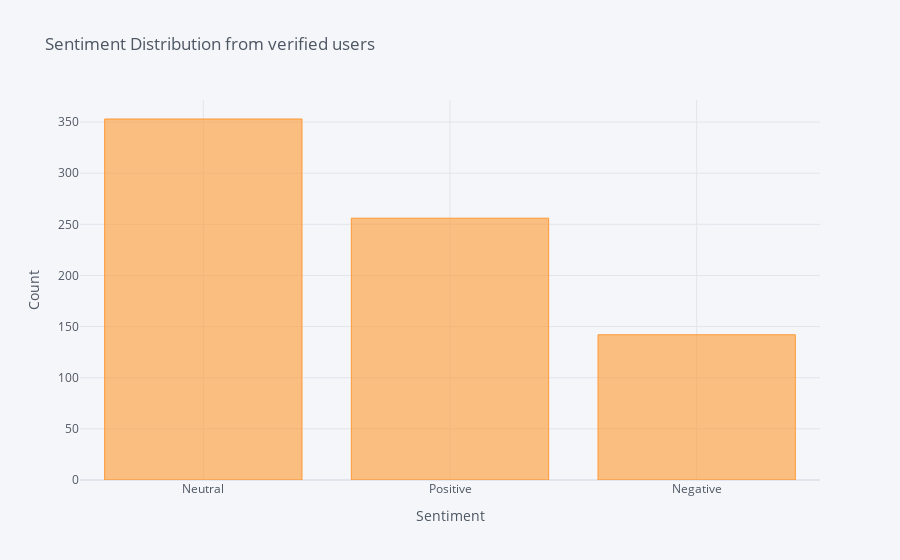

Notebook cell for this chart:
### Code cell
endsars_popular = endsars[endsars['verified'] == True]
endsars_popular['Sentiment'].value_counts().iplot(kind='bar', xTitle='Sentiment',yTitle='Count', title = 'Sentiment Distribution from verified users')

### Figure 1 — Plotly figure (JSON) as saved in the notebook; plotly's stock layout.template omitted (floating-point values rounded to 4 significant figures)
{"data": [{"marker": {"color": "rgba(255, 153, 51, 0.6)", "line": {"color": "rgba(255, 153, 51, 1.0)", "width": 1}}, "name": "Sentiment", "orientation": "v", "text": "", "type": "bar", "x": ["Neutral", "Positive", "Negative"], "y": [353, 256, 142]}], "layout": {"legend": {"bgcolor": "#F5F6F9", "font": {"color": "#4D5663"}}, "paper_bgcolor": "#F5F6F9", "plot_bgcolor": "#F5F6F9", "title": {"font": {"color": "#4D5663"}, "text": "Sentiment Distribution from verified users"}, "xaxis": {"gridcolor": "#E1E5ED", "showgrid": true, "tickfont": {"color": "#4D5663"}, "title": {"font": {"color": "#4D5663"}, "text": "Sentiment"}, "zerolinecolor": "#E1E5ED"}, "yaxis": {"gridcolor": "#E1E5ED", "showgrid": true, "tickfont": {"color": "#4D5663"}, "title": {"font": {"color": "#4D5663"}, "text": "Count"}, "zerolinecolor": "#E1E5ED"}}}
